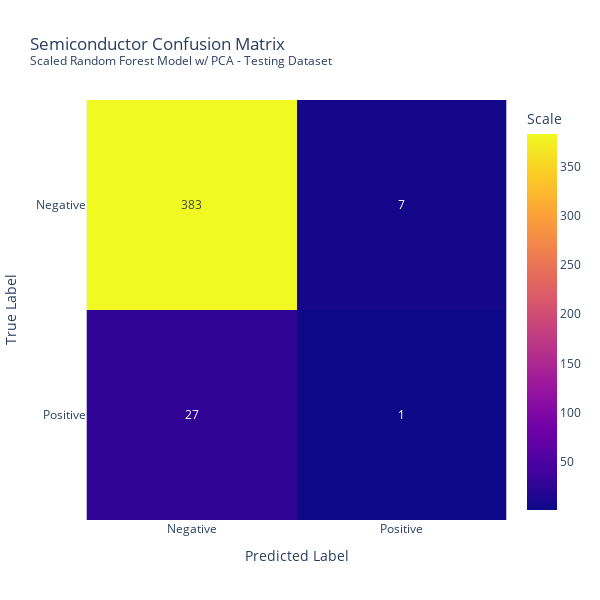

Here is the notebook cell this chart was saved with:
### Code cell
# Validate Testing Performance

# Create confusion matrix - Testing dataset
predictions = model_RF_PCA.predict(X_test)
print(classification_report(y_test, predictions))

cm_test = confusion_matrix(y_test, predictions)

## PLOTLY
### Testing Dataset
fig = px.imshow(cm_test, 
          title="Semiconductor Confusion Matrix <br><sup>Scaled Random Forest Model w/ PCA - Testing Dataset</sup>", 
          text_auto=True, 
          labels=dict(x="Predicted Label", y="True Label", color="Scale"),
          x=['Negative', 'Positive'],
          y=['Negative', 'Positive'])
fig.update_layout(
    autosize=False,
    width=600,
    height=600
)
fig.show()

### Figure 1 — Plotly figure (JSON) as saved in the notebook; plotly's stock layout.template omitted (floating-point values rounded to 4 significant figures)
{"data": [{"coloraxis": "coloraxis", "hovertemplate": "Predicted Label: %{x}<br>True Label: %{y}<br>Scale: %{z}<extra></extra>", "name": "0", "texttemplate": "%{z}", "type": "heatmap", "x": ["Negative", "Positive"], "xaxis": "x", "y": ["Negative", "Positive"], "yaxis": "y", "z": [[383, 7], [27, 1]]}], "layout": {"autosize": false, "coloraxis": {"colorbar": {"title": {"text": "Scale"}}, "colorscale": [[0, "#0d0887"], [0.1111, "#46039f"], [0.2222, "#7201a8"], [0.3333, "#9c179e"], [0.4444, "#bd3786"], [0.5556, "#d8576b"], [0.6667, "#ed7953"], [0.7778, "#fb9f3a"], [0.8889, "#fdca26"], [1, "#f0f921"]]}, "height": 600, "title": {"text": "Semiconductor Confusion Matrix <br><sup>Scaled Random Forest Model w/ PCA - Testing Dataset</sup>"}, "width": 600, "xaxis": {"anchor": "y", "constrain": "domain", "domain": [0, 1], "scaleanchor": "y", "title": {"text": "Predicted Label"}}, "yaxis": {"anchor": "x", "autorange": "reversed", "constrain": "domain", "domain": [0, 1], "title": {"text": "True Label"}}}}
